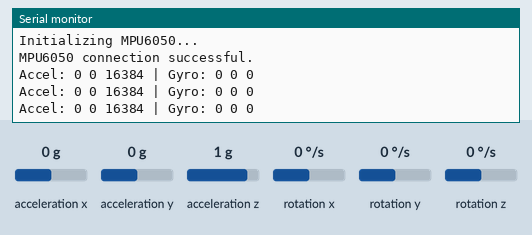
The sketch below on a simulated ESP8266 (NodeMCU). Shown: the last lines printed to the serial monitor. Inputs (shaded band) come from the test bench; at power-on: acceleration x 0 g, acceleration y 0 g, acceleration z 1 g, rotation x 0 °/s, rotation y 0 °/s, rotation z 0 °/s.

Above: at 2.2 s.
2.3 s: acceleration x set to -1.4 g
At 2.9 s:
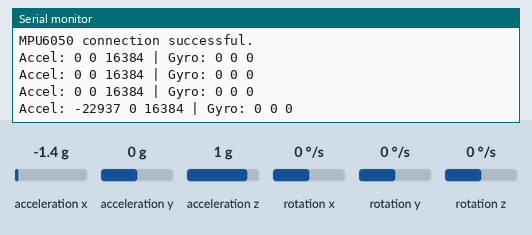
3.8 s: acceleration y set to -1.4 g
At 4.4 s:
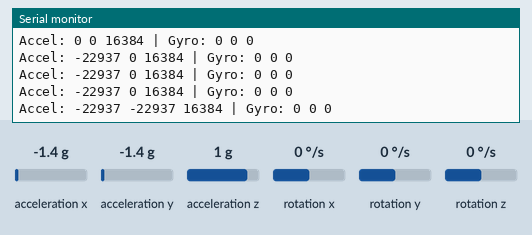
5.3 s: acceleration z set to -1.4 g
At 6.0 s:
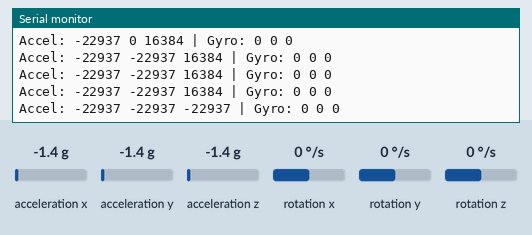
6.8 s: rotation x set to -192 °/s
At 7.5 s:
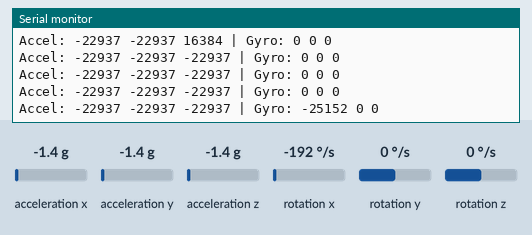
8.3 s: rotation y set to -192 °/s
At 9.0 s:
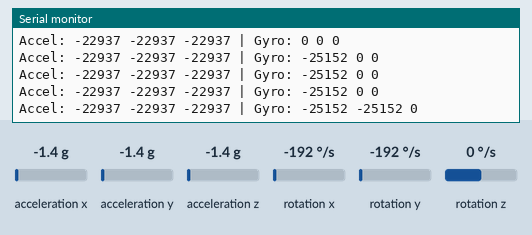

The sketch:

test_MCU_MPU.ino
```cpp
#include <Wire.h>
#include <MPU6050.h>

MPU6050 mpu;

void setup() {
  Wire.begin(D3, D2); // SDA = D3, SCL = D2 on NodeMCU
  Serial.begin(115200);
  delay(1000);

  Serial.println("Initializing MPU6050...");
  mpu.initialize();

  if (mpu.testConnection()) {
    Serial.println("MPU6050 connection successful.");
  } else {
    Serial.println("MPU6050 connection failed.");
    while (1); // halt
  }
}

void loop() {
  int16_t ax, ay, az;
  int16_t gx, gy, gz;

  mpu.getMotion6(&ax, &ay, &az, &gx, &gy, &gz);

  Serial.print("Accel: ");
  Serial.print(ax); Serial.print(" ");
  Serial.print(ay); Serial.print(" ");
  Serial.print(az); Serial.print(" | Gyro: ");
  Serial.print(gx); Serial.print(" ");
  Serial.print(gy); Serial.print(" ");
  Serial.println(gz);

  delay(500);
}
```

Measured:
- after the input at 2.3 s, the serial monitor: prints a new line after 0.22 s (image 1)
- after the input at 3.8 s, the serial monitor: prints a new line after 0.23 s (image 2)
- after the input at 5.3 s, the serial monitor: prints a new line after 0.24 s (image 3)
- after the input at 6.8 s, the serial monitor: prints a new line after 0.25 s (image 4)
- after the input at 8.3 s, the serial monitor: prints a new line after 0.26 s (image 5)
